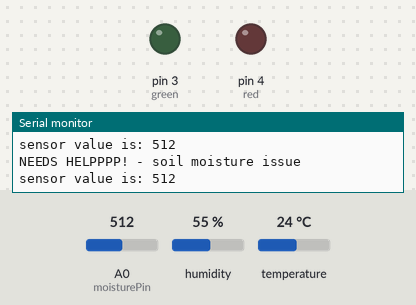
A sketch run on a simulated Arduino Uno, built with avr-gcc and run on an emulated ATmega328P. On the bench: output pins drawn as LEDs (lit = HIGH), the last lines printed to the serial monitor. The test bench sets the inputs (shaded band); at power-on: A0 (moisturePin) = 512, humidity 55 %, temperature 24 °C.

Above: at 3.8 s.
3.9 s: A0 (moisturePin) set to 261
9.2 s: A0 (moisturePin) set to 240
At 15.3 s:
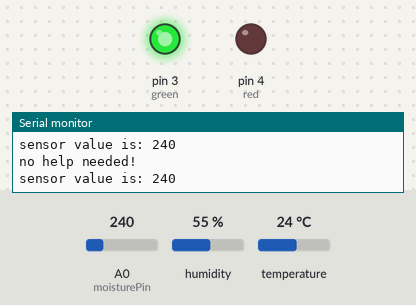
17.5 s: humidity set to 32 %
21.4 s: humidity set to 29 %
At 22.6 s:
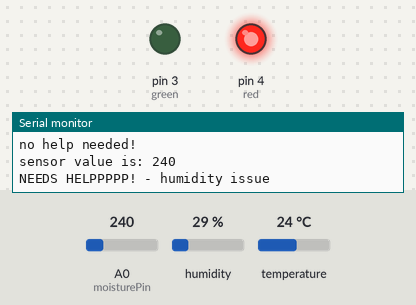
26.7 s: humidity set to 40 %
At 28.9 s:
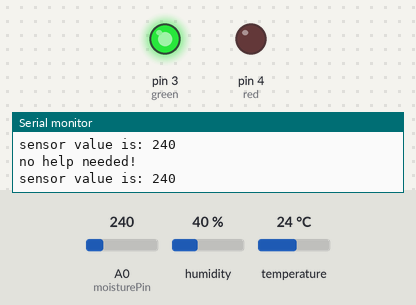
30.6 s: humidity set to 22 %
At 34.5 s:
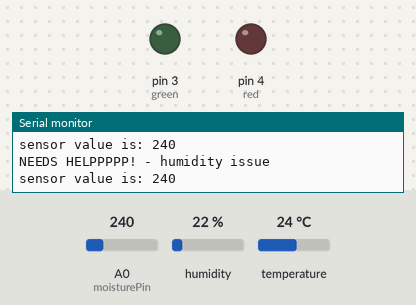
Timing chart, 0 to 39.9 s (numbered marks = the images above; inputs shaded):
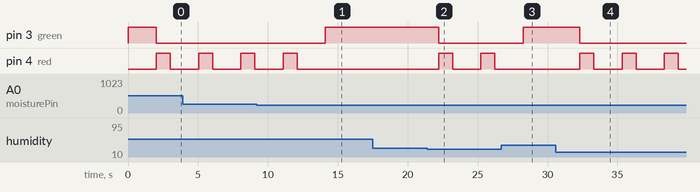

The sketch:

Plant_Communicator_Code.ino
```cpp
//Cele Daly and Mary Clark
//CSC 332

int moisturePin = A0;

// This is a set threshold that coresponds to the YL-69 sensor. This sensor's range is 0-1023 with the highest point indicating the driest environment.
// This threshold can be adapted based on the type of plant/ how much water a plant requires.
int threshold = 250;


#include "DHT.h"
#define DHTPIN 2
#define DHTTYPE DHT11

//initalizing DHT11 Sensor
DHT dht(DHTPIN, DHTTYPE);


void setup(){

//setup will initialize the leds & the two sensors (moisture and temp/humidity)
pinMode(3, OUTPUT); //green
pinMode(4, OUTPUT); //red

// SOIL MOISTURE
    pinMode(moisturePin, INPUT);
    Serial.begin(9600);

// TEMP & HUMIDITY
    Serial.begin(9600);
    Serial.println(F("DHTxx test!"));

    dht.begin();

//this portion turns on the green led to indicate to the user that the system has started set up
    digitalWrite(3, HIGH);
    digitalWrite(4, LOW);

}


void loop(){

// SOIL MOISTURE
/*YL-69 sensor uses an electric current the runs between the two prongs of the sensor, this sensor has a reporting range of 0 - 1023.
When the environment is perfectly conductive to electricity (i.e. high levels of water) the sensor will read a low numbers down to a sensor reading 0.
If the soil is not conductive to electricity (i.e. dry/low levels of water), the sensor will read higher numbers up to a max of 1023.
*/
    int sensorValue = analogRead(moisturePin);
    Serial.print("sensor value is: ");
    Serial.println(sensorValue);

    delay(1000);


// TEMP & HUMIDITY
/* This sensor collects tempurature and humidity data.

*/
    delay(1000);
    float h = dht.readHumidity();
    float f = dht.readTemperature(true);

    if (isnan(h) || isnan(f)) {
    Serial.println(F("Failed to read from DHT sensor!"));
    return;
  }

    float hif = dht.computeHeatIndex(f, h);


// TESTING

  if(h <= 30.00 || h >= 60.00){
    Serial.println("NEEDS HELPPPPP! - humidity issue");
    digitalWrite(3, LOW);
    digitalWrite(4, HIGH);

    //blinking the light so that the user understands that something is wrong
    //additionally helpful for users that understand the code, to indicate that the arduino is interating through the code
    delay(1000);
    digitalWrite(4, LOW);
    }
  else if(f <= 60.00 || f >= 77.00){
    Serial.println("NEEDS HELPPPP! - temp issue");
    digitalWrite(3, LOW);
    digitalWrite(4, HIGH);
    delay(1000);
    digitalWrite(4, LOW);
  }

  else if(sensorValue > threshold){
    Serial.println("NEEDS HELPPPP! - soil moisture issue");
    digitalWrite(3, LOW);
    digitalWrite(4, HIGH);
    delay(1000);
    digitalWrite(4, LOW);
  }
  else{
    Serial.println("no help needed!");
    digitalWrite(3, HIGH);
    digitalWrite(4, LOW);
  }


}
```

Measured:
- the behaviour switches between 251 and 250 on A0 (moisturePin) (found by bisection; images 0 and 1)
- the behaviour switches between 31 and 30 % on humidity (found by bisection; images 1 and 2)
- after the input at 9.2 s, pin 3 (green): LOW → HIGH after 4.9 s; pin 4 (red): goes on until 12.1 s, then stays LOW
- after the input at 21.4 s, pin 3 (green): HIGH → LOW after 0.82 s; pin 4 (red): alternates HIGH for 1.0 s and LOW for 2.0 s, starting after 0.82 s
- after the input at 26.7 s, pin 3 (green): LOW → HIGH after 1.6 s; pin 4 (red): stays LOW (without the input it goes to HIGH after 1.6 s)
- after the input at 30.6 s, pin 3 (green): HIGH → LOW after 1.7 s; pin 4 (red): alternates HIGH for 1.0 s and LOW for 2.0 s, starting after 1.7 s
- by itself, pin 4 (red): alternates HIGH for 1.0 s and LOW for 2.0 s
